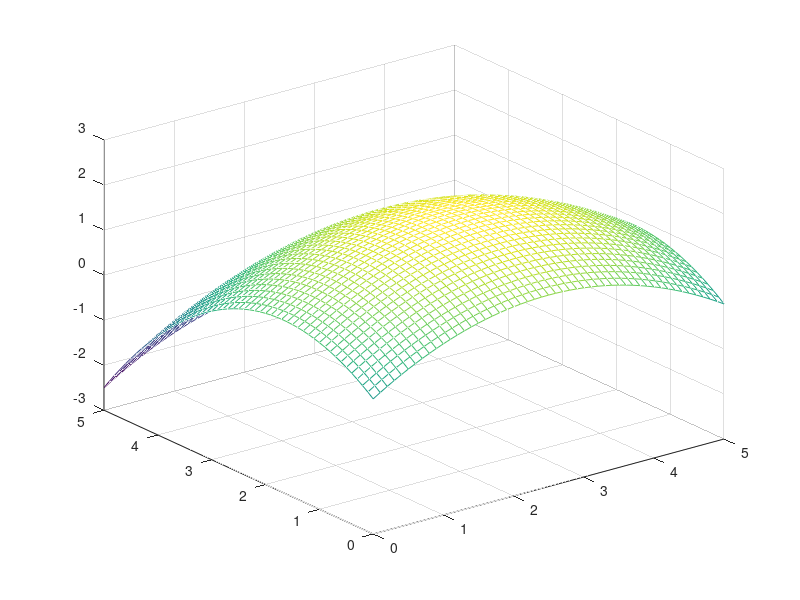

MATLAB code for this plot:
% This code demonstrates the grid search method

m1=6; m2=6;

% construct grid

G1 = linspace(0,5,m1);
G2 = linspace(0,5,m2);

G1 = log(3*G1+1);  % Non-equally spaced grid
G2 = log(3*G2+1);  % Non-equally spaced grid

% initial value, to be very small 
x1_max = -1e+10;
x2_max = -1e+10;
f_max  = -1e+10;

for i = 1:m1
    for j = 1:m2
        f = G1(i)-0.2*G1(i)^2 + G2(j) - 0.3*G2(j)^2;
        if f >= f_max
            f_max = f;
            x1_max = G1(i);
            x2_max = G2(j);
        end
    end
end

disp([x1_max,x2_max]);

% surface plot


[X1,X2] = meshgrid(0:0.1:5);
Z = X1-0.2*X1.^2+X2-0.3*X2.^2;
figure
mesh(X1,X2,Z);



